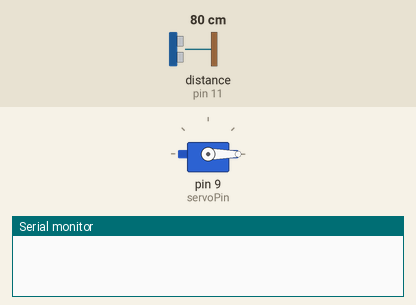
This sketch was run on a simulated Arduino Uno, built with avr-gcc and run on an emulated ATmega328P. Parts: servo, the last lines printed to the serial monitor. Wiring (inferred from the names in the program): ultrasonic range finder: trigger pin 10; echo pin 11. The test bench sets the inputs (shaded band); at power-on: distance to the obstacle (sensor on pin 11) 80 cm. The echo pulse lasts 58.3 µs per cm.

Above: at 1.05 s.
At 2.25 s:
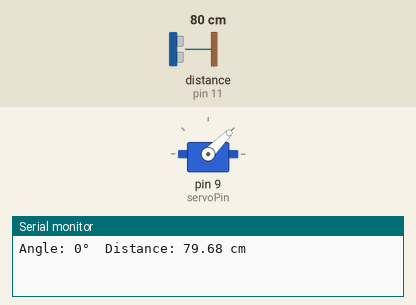
At 3.5 s:
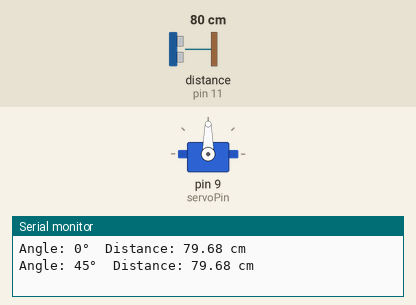
At 6.0 s:
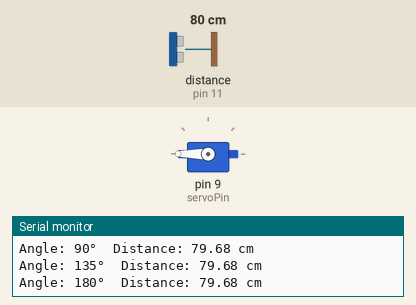
Timing chart, 0 to 7.5 s (numbered marks = the images above):
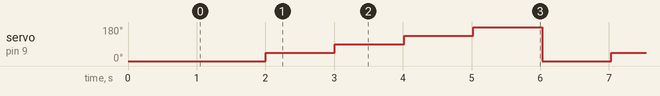

Measured:
- by itself, servo on pin 9 (servoPin): repeats every 5.0 s: 90° 1.0 s, 135° 1.0 s, 180° 1.0 s, 0° 1.0 s, 45° 1.0 s

The sketch:

sketch_sep6d.ino
```cpp
#include <Servo.h>

Servo myServo;

const int servoPin = 9;
const int trigPin = 10;
const int echoPin = 11;

void setup()
{
  Serial.begin(9600);

  myServo.attach(servoPin);

  pinMode(trigPin, OUTPUT);
  pinMode(echoPin, INPUT);

  myServo.write(0);
  delay(1000);
}

void loop()
{
  for (int angle = 0; angle <= 180; angle += 45)
  {
    myServo.write(angle);

    // Give the servo time to reach the position
    delay(700);

    // Send ultrasonic pulse
    digitalWrite(trigPin, LOW);
    delayMicroseconds(2);

    digitalWrite(trigPin, HIGH);
    delayMicroseconds(10);

    digitalWrite(trigPin, LOW);

    long duration = pulseIn(echoPin, HIGH, 30000);

    // Only print when an echo is received
    if (duration > 0)
    {
      float distance = duration * 0.0343 / 2;

      Serial.print("Angle: ");
      Serial.print(angle);
      Serial.print("°  Distance: ");
      Serial.print(distance);
      Serial.println(" cm");
    }

    delay(300);
  }
}
```
